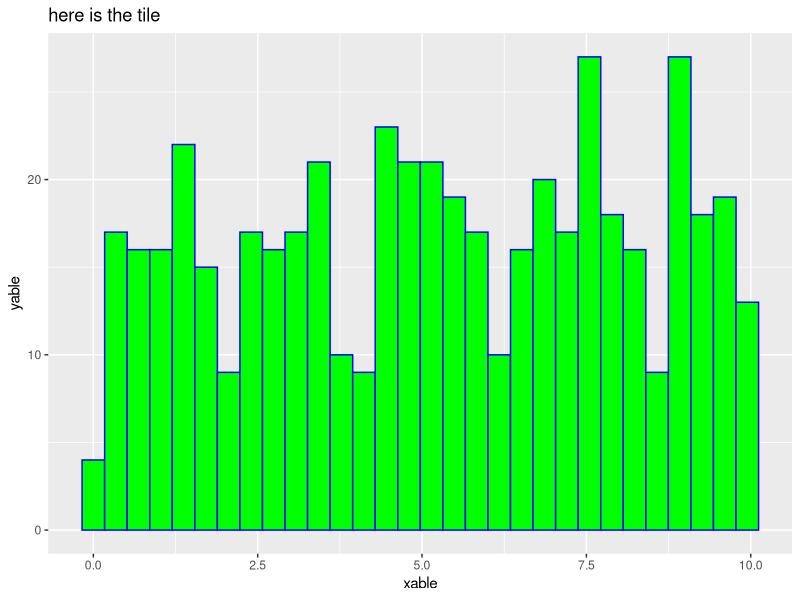
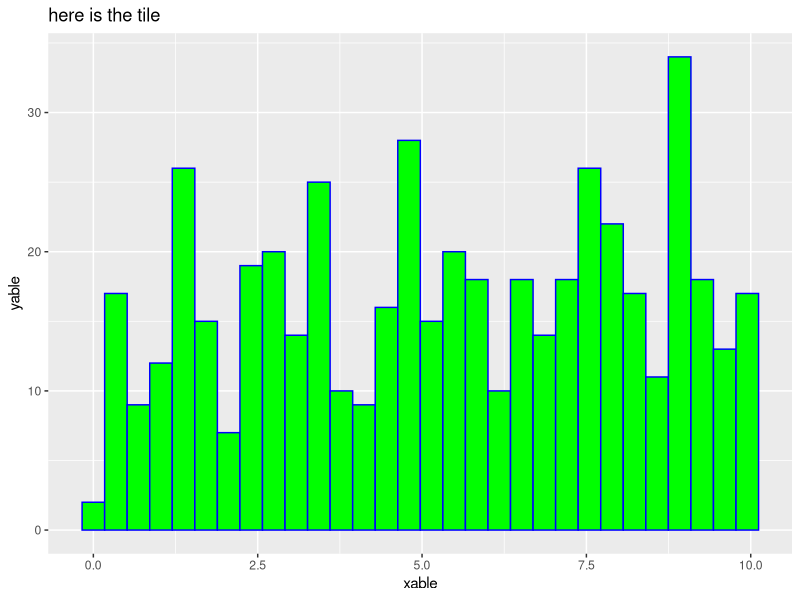
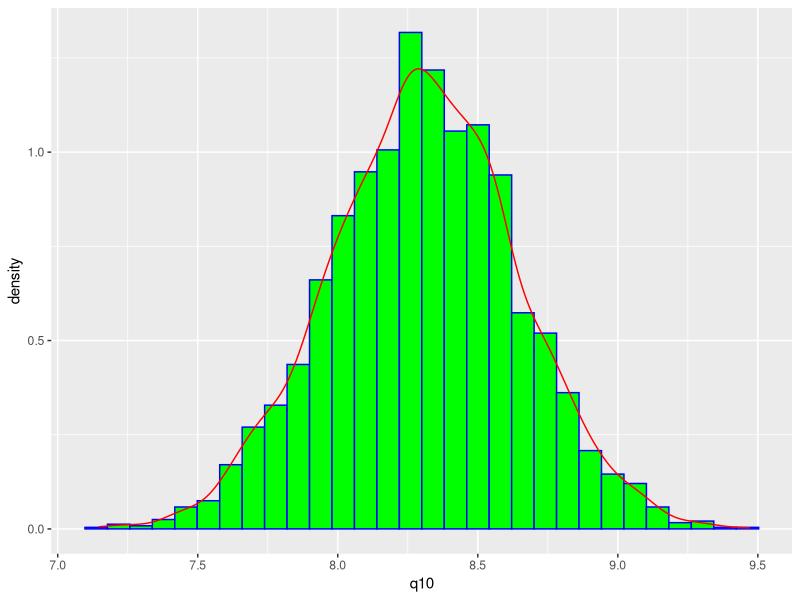
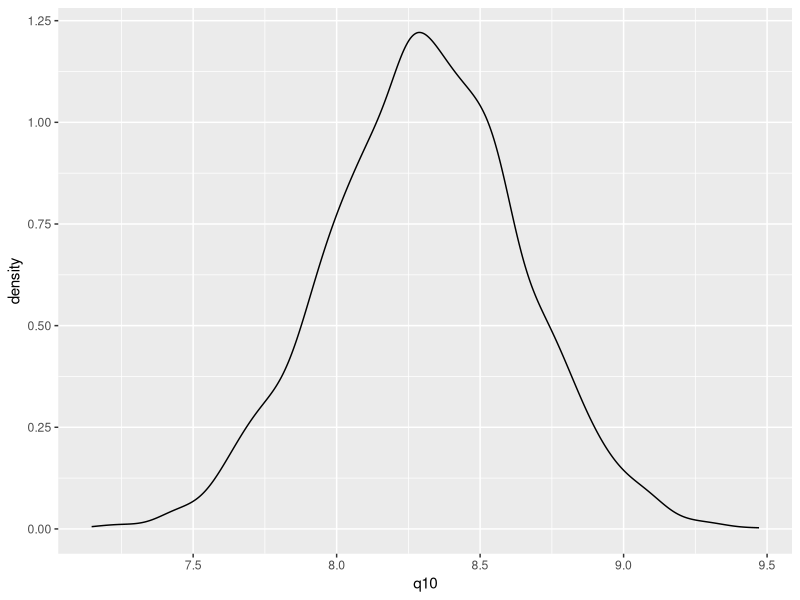
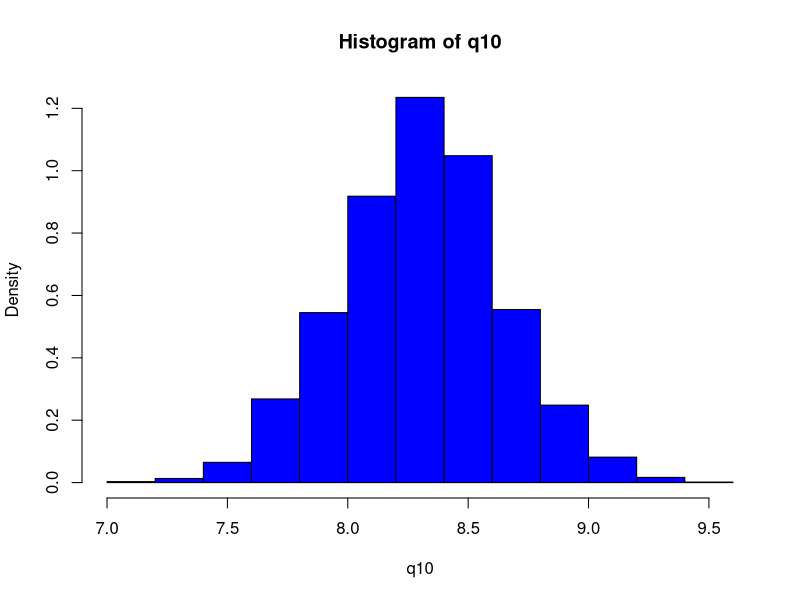
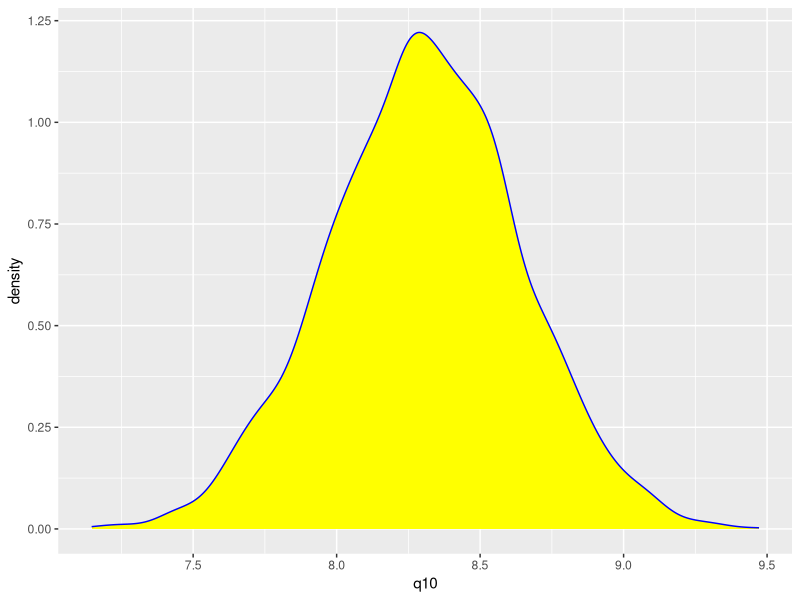
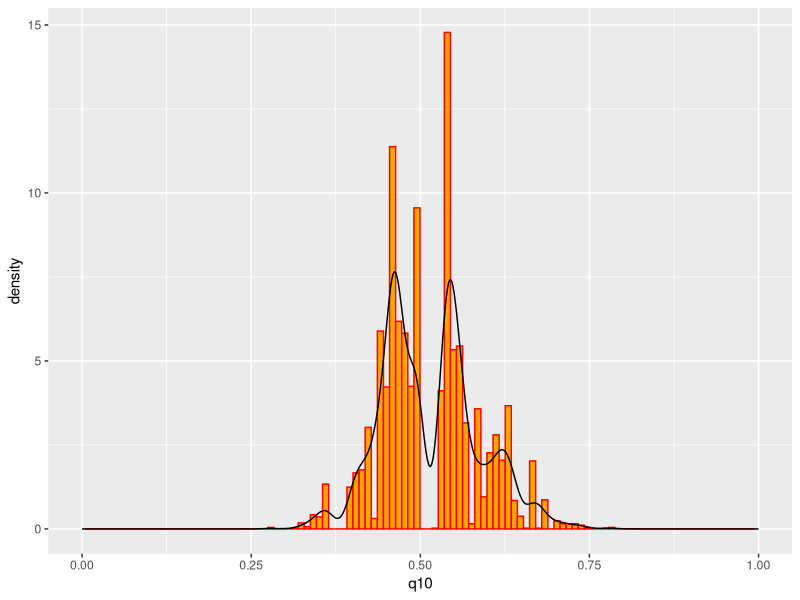
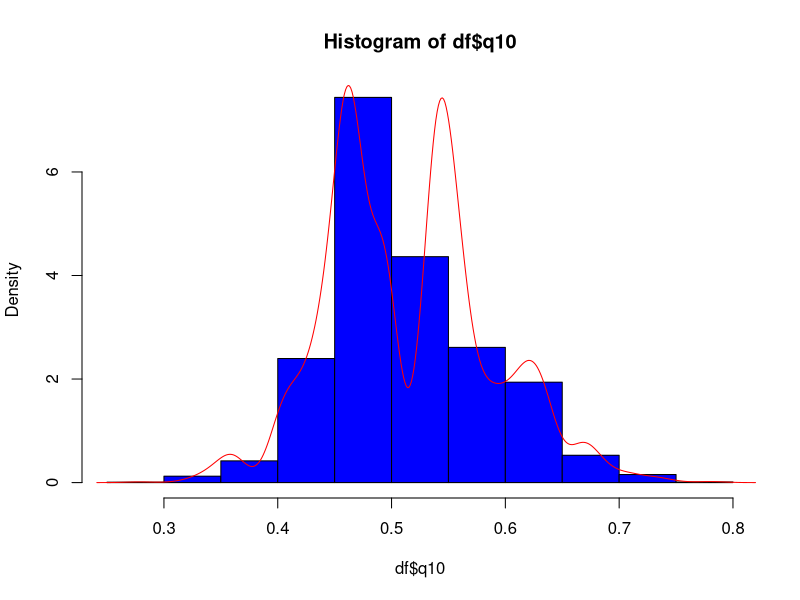

Reproduce these figures in R, in order.
## ---- chunk 1
n = 10
k = 0
for (i in 1:n){
  k = k + i^3
}
## ---- chunk 2
sum(seq(1:10)^3)
## ---- chunk 3
library(tidyverse)
#a)
x = runif(500, 0 , 10)
df = as.data.frame(x)
ggplot(df, aes(x = x)) + geom_histogram(col = "blue", fill = "green") + ggtitle("here is the tile") + labs(x = "xable", y = "yable")
quantile(x, 0.1)

#b)
newx <- sample(x, 500, replace = TRUE)
df2 <- as.data.frame(newx)
ggplot(df2, aes(x = newx)) + geom_histogram(col = "blue", fill = "green") + ggtitle("here is the tile") + labs(x = "xable", y = "yable")
quantile(newx, 0.1)

#c)
q10 = numeric(3000)
for (i in 1:3000){
  samp =  sample(x, 500, replace = TRUE)
  s = var(samp)
  q10[i] = s
}
#head(q10)
print("QUANTILE")

mean(q10)


df = as.data.frame(q10)
ggplot(df, aes(x = q10)) + geom_histogram(col = "blue", fill = "green", aes(y = ..density..)) + geom_density(col = "red") 

ggplot(df, aes(x = q10)) + geom_density(col ="black")
hist(q10, col = "blue", fill = "green", prob = TRUE)


ggplot(df, aes(x = q10)) + geom_density(fill = "yellow", col = "blue")


## ---- chunk 4
x2 = rexp(500, rate = 1/5)
quantile(x2, 0.1)

q10 = numeric(5000)
for (i in 1:5000){
  sam = sample(x2, 500, replace = TRUE)
  q = quantile(sam, 0.1)
  q10[i] = q
}
mean(q10)
df = as.data.frame(q10)
ggplot(df, aes(x = q10)) + geom_histogram(aes(y=..density..), fill = "orange", col = "red", binwidth = 0.009) + xlim(0, 1)  + geom_density()

hist(df$q10, prob = TRUE, col = "blue", fill = "green")
lines(density(df$q10), col = "red")
## ---- chunk 5
d8 = read.csv("data_wk8.csv")
quantile(d8$X, c(0,1))
library(tidyverse)

ggplot(d8, aes(x = X)) + geom_histogram(col = "blue", fill = "green", aes(y= ..density..)) + geom_density(col = "red") + ggtitle("histogram and density curve for X") + labs(x = "frequency", y = "value") + xlim(40, 62)

hist(d8$X, col = "blue", prob = TRUE, xlab = "HELLO", main = "yees")
lines(density(d8$X), col = "orange", prob = TRUE)

# maybe normal it is somewhat symmetric but further analysis needed.
qlow = quantile(d8$X, 0.025)
qhigh = quantile(d8$X, 0.975)
mea = mean(d8$X)
stan = sd(d8$X)
no = qnorm(c(0.025, 0.975), sd = stan, mean = mea)
no
qlow
qhigh

qqnorm(d8$X)
qqline(d8$X, col = "red")

shapiro.test(d8$X)
## ---- chunk 6
library(tidyverse)
set.seed(42)
age = sample(18:65, 50, replace = TRUE)
height = runif(50, 150, 190)
weight = runif(50, 45, 100)
gender = sample(c("male", "female"), 50, replace = TRUE)
data = data.frame(cbind(gender, weight, height, age))
## ---- chunk 7
data$height = as.numeric(data$height)
data$weight = as.numeric(data$weight)
boxplot(data$height, border = "purple", col = "blue", main = "histogram", xlab= "hello", ylab = "there")

ggplot(data, aes(x = gender, y = height, fill = gender)) + geom_boxplot() + labs(y = "height", x = "gender", scale_fill_manual(values = c("pink", "green"))) + ggtitle("gender and their respective heights") 

boxplot(height ~ gender, data, col = c("green", "pink"), xlab = "Gender", ylab = "height", main = "boxplt of gender and their respective heights in base r")

ggplot(data, aes(x = height, y = weight)) + geom_boxplot()



## ---- chunk 8
iris |> 
  group_by(Species)|>
    summarize(me = mean(Petal.Length))
  
iris |>
  arrange(Sepal.Length)

iris |>
  mutate(Ratio = Sepal.Width/Sepal.Length, .before = 1)
  
iris |>
  group_by(Species) |>
  summarize(me = mean(Petal.Length))
## ---- chunk 9
x3 = c(rnorm(250, 1, 2), rnorm(250, 9 ,2))
sd(x3)

vec = as.numeric(3000)
for (i in 1:3000){
  samp = sample(x3,500, replace = TRUE)
  vec[i] = sd(samp)
}
mean(vec)
